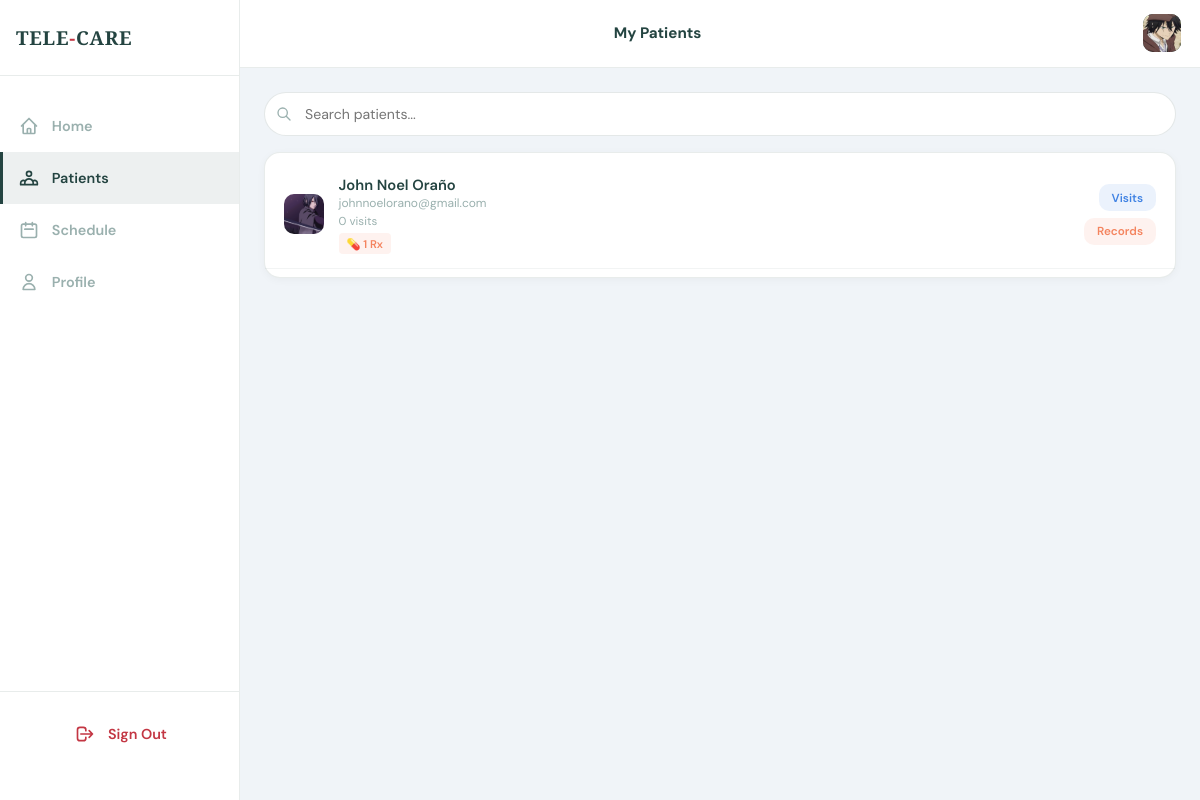
Screenshot of /doctor/patients.php (signed in) with the database file from the repository.
### tables this page shows
CREATE TABLE `doctors` (
  `id` int NOT NULL AUTO_INCREMENT,
  `full_name` varchar(150) NOT NULL,
  `specialty` varchar(100) DEFAULT NULL,
  `subspecialty` varchar(100) DEFAULT NULL,
  `clinic_name` varchar(150) DEFAULT NULL,
  `email` varchar(150) NOT NULL,
  `password` varchar(255) DEFAULT NULL,
  `phone_number` varchar(20) DEFAULT NULL,
  `profile_photo` varchar(255) DEFAULT NULL,
  `bio` text,
  `consultation_fee` decimal(10,2) DEFAULT '0.00',
  `languages_spoken` varchar(255) DEFAULT NULL,
  `rating` decimal(2,1) DEFAULT '0.0',
  `access_level` enum('junior','senior','consultant') DEFAULT 'junior',
  `status` enum('pending','active','inactive') DEFAULT 'pending',
  `is_available` tinyint(1) DEFAULT '0',
  `license_number` varchar(100) DEFAULT NULL,
  `issuing_board` varchar(150) DEFAULT NULL,
  `license_file` varchar(255) DEFAULT NULL,
  `board_cert_file` varchar(255) DEFAULT NULL,
  `consent_signed` tinyint(1) DEFAULT '0',
  `is_verified` tinyint(1) DEFAULT '0',
  `verified_at` timestamp NULL DEFAULT NULL,
  `verified_by` int DEFAULT NULL,
  `invite_token` varchar(100) DEFAULT NULL,
  `invite_expires` datetime DEFAULT NULL,
  `setup_complete` tinyint(1) DEFAULT '0',
  `created_at` timestamp NULL DEFAULT CURRENT_TIMESTAMP,
  `updated_at` timestamp NULL DEFAULT CURRENT_TIMESTAMP ON UPDATE CURRENT_TIMESTAMP,
  PRIMARY KEY (`id`),
  UNIQUE KEY `email` (`email`),
  KEY `verified_by` (`verified_by`),
  CONSTRAINT `doctors_ibfk_1` FOREIGN KEY (`verified_by`) REFERENCES `admins` (`id`) ON DELETE SET NULL
);

CREATE TABLE `patients` (
  `id` int NOT NULL AUTO_INCREMENT,
  `full_name` varchar(150) NOT NULL,
  `date_of_birth` date NOT NULL,
  `gender` enum('Male','Female','Prefer not to say') NOT NULL,
  `email` varchar(150) NOT NULL,
  `phone_number` varchar(20) NOT NULL,
  `profile_photo` varchar(255) DEFAULT NULL,
  `emergency_name` varchar(150) DEFAULT NULL,
  `emergency_relationship` varchar(80) DEFAULT NULL,
  `emergency_number` varchar(20) DEFAULT NULL,
  `password` varchar(255) NOT NULL,
  `security_question` varchar(255) DEFAULT NULL,
  `security_answer` varchar(255) DEFAULT NULL,
  `home_address` varchar(255) DEFAULT NULL,
  `city` varchar(100) DEFAULT NULL,
  `country_region` varchar(100) DEFAULT NULL,
  `insurance_provider` varchar(150) DEFAULT NULL,
  `insurance_policy_no` varchar(100) DEFAULT NULL,
  `preferred_language` varchar(80) DEFAULT 'English',
  `created_at` timestamp NULL DEFAULT CURRENT_TIMESTAMP,
  `updated_at` timestamp NULL DEFAULT CURRENT_TIMESTAMP ON UPDATE CURRENT_TIMESTAMP,
  PRIMARY KEY (`id`),
  UNIQUE KEY `email` (`email`)
);

### doctor/includes/auth.php (called while the page is built, shortened)
<?php
require_once '../database/config.php';
$doctor_id = $_SESSION['doctor_id'];
$stmt = $conn->prepare("SELECT * FROM doctors WHERE id = ? AND status = 'active' LIMIT 1");
$stmt->bind_param("i", $doctor_id);
$stmt->execute();
$result = $stmt->get_result();
$doc = $result->fetch_assoc();

### doctor/patients.php (the view, shortened to what this page needs)
<?php
require_once 'includes/auth.php';
$search = trim($_GET['q'] ?? '');
$sql = "
    SELECT p.*,
        (SELECT COUNT(*) FROM appointments WHERE patient_id=p.id AND doctor_id=$doctor_id) AS total_visits,
        (SELECT appointment_date FROM appointments WHERE patient_id=p.id AND doctor_id=$doctor_id ORDER BY appointment_date DESC LIMIT 1) AS last_visit,
        (SELECT COUNT(*) FROM lab_results WHERE patient_id=p.id AND doc_type='lab_result') AS lab_count,
        (SELECT COUNT(*) FROM lab_results WHERE patient_id=p.id AND doc_type='prescription') AS rx_count
    FROM patients p
    JOIN patient_doctors pd ON pd.patient_id=p.id
    WHERE pd.doctor_id=$doctor_id
";
$sql .= " ORDER BY p.full_name ASC";
$patients = $conn->query($sql);
$page_title_short = 'My Patients';
require_once 'includes/header.php';
?>
<div class="page">
  <div style="position:relative;margin-bottom:1rem;">
    <svg style="position:absolute;left:12px;top:50%;transform:translateY(-50%);width:16px;height:16px;stroke:#9ab0ae;" fill="none" viewBox="0 0 24 24" stroke-width="2"><path stroke-linecap="round" stroke-linejoin="round" d="M21 21l-6-6m2-5a7 7 0 11-14 0 7 7 0 0114 0z"/></svg>
    <form method="GET">
      <input type="text" name="q" value="<?= htmlspecialchars($search) ?>" placeholder="Search patients..." style="width:100%;padding:0.75rem 1rem 0.75rem 2.5rem;border:1.5px solid rgba(36,68,65,0.12);border-radius:50px;font-family:'DM Sans',sans-serif;font-size:0.88rem;color:var(--green);outline:none;background:#fff;transition:border-color 0.2s;" onfocus="this.style.borderColor='var(--blue)'" onblur="this.style.borderColor='rgba(36,68,65,0.12)'"/>
    </form>
  </div>
  <?php if ($patients && $patients->num_rows > 0): ?>
  <div class="card" style="padding:0.5rem 0;">
    <?php while ($pt = $patients->fetch_assoc()): ?>
    <div style="padding:0.9rem 1.2rem;border-bottom:1px solid rgba(36,68,65,0.06);display:flex;align-items:center;gap:0.9rem;">
      <div class="pat-avatar">
        <?php if (!empty($pt['profile_photo'])): ?>
          <img src="../<?= htmlspecialchars($pt['profile_photo']) ?>"/>
        <?php else: ?>
          <?= strtoupper(substr($pt['full_name'], 0, 2)) ?>
        <?php endif; ?>
      </div>
      <div style="flex:1;min-width:0;">
        <div style="font-weight:600;font-size:0.92rem;white-space:nowrap;overflow:hidden;text-overflow:ellipsis;"><?= htmlspecialchars($pt['full_name']) ?></div>
        <div style="font-size:0.75rem;color:var(--muted);"><?= htmlspecialchars($pt['email']) ?></div>
        <div style="font-size:0.72rem;color:var(--muted);margin-top:0.15rem;">
          <?= $pt['total_visits'] ?> visit<?= $pt['total_visits'] != 1 ? 's' : '' ?>
        </div>
        <div style="font-size:0.7rem;color:var(--muted);margin-top:0.3rem;display:flex;gap:0.6rem;">
          <?php if ($pt['rx_count'] > 0): ?>
            <span style="background:rgba(244,132,95,0.1);color:#f4845f;padding:0.2rem 0.5rem;border-radius:4px;font-weight:600;">
              💊 <?= $pt['rx_count'] ?> Rx
            </span>
          <?php endif; ?>
        </div>
      </div>
      <div style="display:flex;flex-direction:column;gap:0.4rem;align-items:flex-end;">
        <a href="appointments.php?patient_id=<?= $pt['id'] ?>" style="background:rgba(63,130,227,0.1);color:var(--blue);border-radius:10px;padding:0.35rem 0.8rem;font-size:0.73rem;font-weight:600;text-decoration:none;">Visits</a>
        <a href="patient-records.php?patient_id=<?= $pt['id'] ?>" style="background:rgba(244,132,95,0.1);color:#f4845f;border-radius:10px;padding:0.35rem 0.8rem;font-size:0.73rem;font-weight:600;text-decoration:none;">Records</a>
      </div>
    </div>
    <?php endwhile; ?>
  </div>
  <?php endif; ?>
</div>
<?php require_once 'includes/nav.php'; ?>
</body>
</html>

### doctor/includes/header.php (shortened to what this page needs)
<!DOCTYPE html>
<html lang="en">
<head>
</head>
<body>
<div class="top-header">
  <div class="header-left">
    <button class="hamburger-btn" id="sidebarToggle" title="Toggle sidebar">
    </button>
    <div class="header-brand">TELE<span>-</span>CARE</div>
  </div>
  <div class="header-center"><?= $page_title_short ?? '' ?></div>
  <a href="profile.php" class="header-avatar">
    <?php if (!empty($doc['profile_photo'])): ?>
      <img src="../../<?= htmlspecialchars($doc['profile_photo']) ?>" alt="photo"/>
    <?php else: ?>
      <?= strtoupper(substr($doc['full_name'], 0, 2)) ?>
    <?php endif; ?>
  </a>
</div>

### doctor/includes/header.php (style rules this page uses)
:root { --green:#244441; --green-dark:#1a3330; --red:#C33643; --blue:#3F82E3; --blue-dark:#2563C4; --bg:#F0F4F8; --white:#FFFFFF; --muted:#9ab0ae; --border:rgba(36,68,65,0.1); }
* { box-sizing:border-box; margin:0; padding:0; }
body { font-family:'DM Sans',sans-serif; background:var(--bg); color:var(--green); min-height:100vh; }
.top-header { background:var(--white); padding:0.9rem 1.2rem; display:flex; align-items:center; justify-content:space-between; border-bottom:1px solid var(--border); position:sticky; top:0; z-index:99; }
.header-left { display:flex; align-items:center; gap:1rem; }
.hamburger-btn { display:flex; align-items:center; justify-content:center; background:none; border:none; cursor:pointer; color:var(--green); font-size:1.3rem; padding:0.4rem; transition:transform 0.2s; }
@media (min-width: 768px) { .hamburger-btn { display:flex; } }
.header-brand { font-family:'Playfair Display',serif; font-size:1.1rem; font-weight:900; color:var(--green); }
.header-brand span { color:var(--red); }
.header-avatar { width:38px; height:38px; border-radius:10px; background:linear-gradient(135deg,var(--green),var(--green-dark)); color:#fff; display:flex; align-items:center; justify-content:center; font-weight:700; font-size:0.88rem; overflow:hidden; text-decoration:none; }
.header-avatar img { width:100%; height:100%; object-fit:cover; }
.header-center { font-size:0.95rem; font-weight:700; }
@media (min-width: 768px) { .page { padding:1.5rem; max-width:calc(100% - 240px); margin-left:240px; } }
.card { background:var(--white); border-radius:16px; padding:1.2rem; margin-bottom:0.9rem; border:1px solid var(--border); box-shadow:0 2px 8px rgba(0,0,0,0.04); }
.pat-avatar { width:40px; height:40px; border-radius:10px; background:linear-gradient(135deg,#e8f4f3,#c8e6e3); color:var(--green); display:flex; align-items:center; justify-content:center; font-weight:700; font-size:0.85rem; flex-shrink:0; overflow:hidden; }
.pat-avatar img { width:100%; height:100%; object-fit:cover; }

### doctor/includes/nav.php (style rules this page uses)
:root { --sidebar-width: 240px; }
@media (min-width: 768px) { .page { margin-left: var(--sidebar-width); transition: margin-left 0.3s; } }

### rows the page displays
doctors: profile_photo (picture)
patients: profile_photo (picture), full_name "John Noel Oraño", email "johnnoelorano@gmail.com", total_visits "0", rx_count "1"

### other values shown
$page_title_short "My Patients"
